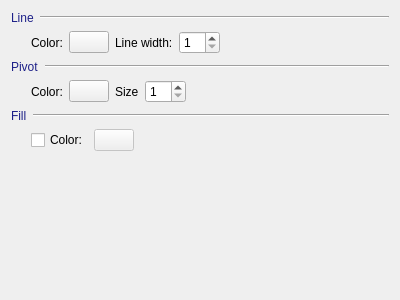
<?xml version="1.0" encoding="UTF-8"?>
<ui version="4.0">
 <class>CXPageBM2DPolygon</class>
 <widget class="CXBasePropertyPage" name="CXPageBM2DPolygon">
  <property name="geometry">
   <rect>
    <x>0</x>
    <y>0</y>
    <width>400</width>
    <height>300</height>
   </rect>
  </property>
  <property name="windowTitle">
   <string>CXPageBM2DPolygon</string>
  </property>
  <layout class="QVBoxLayout" name="verticalLayout">
   <item>
    <layout class="QHBoxLayout" name="horizontalLayout">
     <item>
      <widget class="QLabel" name="label">
       <property name="sizePolicy">
        <sizepolicy hsizetype="Fixed" vsizetype="Fixed">
         <horstretch>0</horstretch>
         <verstretch>0</verstretch>
        </sizepolicy>
       </property>
       <property name="styleSheet">
        <string notr="true">color: rgb(29, 32, 136);</string>
       </property>
       <property name="text">
        <string>Line</string>
       </property>
      </widget>
     </item>
     <item>
      <widget class="Line" name="line">
       <property name="orientation">
        <enum>Qt::Horizontal</enum>
       </property>
      </widget>
     </item>
    </layout>
   </item>
   <item>
    <layout class="QHBoxLayout" name="horizontalLayout_5">
     <item>
      <spacer name="horizontalSpacer">
       <property name="orientation">
        <enum>Qt::Horizontal</enum>
       </property>
       <property name="sizeType">
        <enum>QSizePolicy::Fixed</enum>
       </property>
       <property name="sizeHint" stdset="0">
        <size>
         <width>20</width>
         <height>20</height>
        </size>
       </property>
      </spacer>
     </item>
     <item>
      <widget class="QLabel" name="label_5">
       <property name="sizePolicy">
        <sizepolicy hsizetype="Fixed" vsizetype="Preferred">
         <horstretch>0</horstretch>
         <verstretch>0</verstretch>
        </sizepolicy>
       </property>
       <property name="text">
        <string>Color:</string>
       </property>
      </widget>
     </item>
     <item>
      <widget class="CXButtonColorEdit" name="m_colorBtnLine">
       <property name="text">
        <string/>
       </property>
      </widget>
     </item>
     <item>
      <widget class="QLabel" name="label_6">
       <property name="text">
        <string>Line width:</string>
       </property>
      </widget>
     </item>
     <item>
      <widget class="QSpinBox" name="m_spinBoxLineWidth">
       <property name="minimum">
        <number>1</number>
       </property>
      </widget>
     </item>
     <item>
      <spacer name="horizontalSpacer_2">
       <property name="orientation">
        <enum>Qt::Horizontal</enum>
       </property>
       <property name="sizeHint" stdset="0">
        <size>
         <width>40</width>
         <height>20</height>
        </size>
       </property>
      </spacer>
     </item>
    </layout>
   </item>
   <item>
    <layout class="QHBoxLayout" name="horizontalLayout_2">
     <item>
      <widget class="QLabel" name="label_2">
       <property name="sizePolicy">
        <sizepolicy hsizetype="Fixed" vsizetype="Fixed">
         <horstretch>0</horstretch>
         <verstretch>0</verstretch>
        </sizepolicy>
       </property>
       <property name="styleSheet">
        <string notr="true">color: rgb(29, 32, 136);</string>
       </property>
       <property name="text">
        <string>Pivot</string>
       </property>
      </widget>
     </item>
     <item>
      <widget class="Line" name="line_2">
       <property name="orientation">
        <enum>Qt::Horizontal</enum>
       </property>
      </widget>
     </item>
    </layout>
   </item>
   <item>
    <layout class="QHBoxLayout" name="horizontalLayout_6">
     <item>
      <spacer name="horizontalSpacer_3">
       <property name="orientation">
        <enum>Qt::Horizontal</enum>
       </property>
       <property name="sizeType">
        <enum>QSizePolicy::Fixed</enum>
       </property>
       <property name="sizeHint" stdset="0">
        <size>
         <width>20</width>
         <height>20</height>
        </size>
       </property>
      </spacer>
     </item>
     <item>
      <widget class="QLabel" name="label_7">
       <property name="sizePolicy">
        <sizepolicy hsizetype="Fixed" vsizetype="Preferred">
         <horstretch>0</horstretch>
         <verstretch>0</verstretch>
        </sizepolicy>
       </property>
       <property name="text">
        <string>Color:</string>
       </property>
      </widget>
     </item>
     <item>
      <widget class="CXButtonColorEdit" name="m_colorBtnPivot">
       <property name="text">
        <string/>
       </property>
      </widget>
     </item>
     <item>
      <widget class="QLabel" name="label_8">
       <property name="text">
        <string>Size</string>
       </property>
      </widget>
     </item>
     <item>
      <widget class="QSpinBox" name="m_spinBoxPivotSize">
       <property name="minimum">
        <number>1</number>
       </property>
      </widget>
     </item>
     <item>
      <spacer name="horizontalSpacer_4">
       <property name="orientation">
        <enum>Qt::Horizontal</enum>
       </property>
       <property name="sizeHint" stdset="0">
        <size>
         <width>40</width>
         <height>20</height>
        </size>
       </property>
      </spacer>
     </item>
    </layout>
   </item>
   <item>
    <layout class="QHBoxLayout" name="horizontalLayout_3">
     <item>
      <widget class="QLabel" name="label_3">
       <property name="sizePolicy">
        <sizepolicy hsizetype="Fixed" vsizetype="Fixed">
         <horstretch>0</horstretch>
         <verstretch>0</verstretch>
        </sizepolicy>
       </property>
       <property name="styleSheet">
        <string notr="true">color: rgb(29, 32, 136);</string>
       </property>
       <property name="text">
        <string>Fill</string>
       </property>
      </widget>
     </item>
     <item>
      <widget class="Line" name="line_3">
       <property name="orientation">
        <enum>Qt::Horizontal</enum>
       </property>
      </widget>
     </item>
    </layout>
   </item>
   <item>
    <layout class="QHBoxLayout" name="horizontalLayout_4">
     <item>
      <spacer name="horizontalSpacer_6">
       <property name="orientation">
        <enum>Qt::Horizontal</enum>
       </property>
       <property name="sizeType">
        <enum>QSizePolicy::Fixed</enum>
       </property>
       <property name="sizeHint" stdset="0">
        <size>
         <width>20</width>
         <height>20</height>
        </size>
       </property>
      </spacer>
     </item>
     <item>
      <widget class="QCheckBox" name="m_cbFill">
       <property name="text">
        <string>Color:</string>
       </property>
      </widget>
     </item>
     <item>
      <widget class="CXButtonColorEdit" name="m_colorBtnFill">
       <property name="enabled">
        <bool>false</bool>
       </property>
       <property name="sizePolicy">
        <sizepolicy hsizetype="Preferred" vsizetype="Fixed">
         <horstretch>0</horstretch>
         <verstretch>0</verstretch>
        </sizepolicy>
       </property>
       <property name="text">
        <string/>
       </property>
      </widget>
     </item>
     <item>
      <widget class="CXSliderSpinWidget" name="m_widgetAlpha" native="true">
       <property name="enabled">
        <bool>false</bool>
       </property>
      </widget>
     </item>
     <item>
      <spacer name="horizontalSpacer_5">
       <property name="orientation">
        <enum>Qt::Horizontal</enum>
       </property>
       <property name="sizeHint" stdset="0">
        <size>
         <width>40</width>
         <height>20</height>
        </size>
       </property>
      </spacer>
     </item>
    </layout>
   </item>
   <item>
    <spacer name="verticalSpacer">
     <property name="orientation">
      <enum>Qt::Vertical</enum>
     </property>
     <property name="sizeHint" stdset="0">
      <size>
       <width>20</width>
       <height>40</height>
      </size>
     </property>
    </spacer>
   </item>
  </layout>
 </widget>
 <layoutdefault spacing="6" margin="11"/>
 <customwidgets>
  <customwidget>
   <class>CXBasePropertyPage</class>
   <extends>QWidget</extends>
   <header>xbasepropertypage.h</header>
   <container>1</container>
  </customwidget>
  <customwidget>
   <class>CXButtonColorEdit</class>
   <extends>QPushButton</extends>
   <header>xbuttoncoloredit.h</header>
  </customwidget>
  <customwidget>
   <class>CXSliderSpinWidget</class>
   <extends>QWidget</extends>
   <header>xsliderspinwidget.h</header>
   <container>1</container>
  </customwidget>
 </customwidgets>
 <resources/>
 <connections>
  <connection>
   <sender>m_cbFill</sender>
   <signal>toggled(bool)</signal>
   <receiver>m_colorBtnFill</receiver>
   <slot>setEnabled(bool)</slot>
   <hints>
    <hint type="sourcelabel">
     <x>54</x>
     <y>147</y>
    </hint>
    <hint type="destinationlabel">
     <x>117</x>
     <y>150</y>
    </hint>
   </hints>
  </connection>
  <connection>
   <sender>m_cbFill</sender>
   <signal>toggled(bool)</signal>
   <receiver>m_widgetAlpha</receiver>
   <slot>setEnabled(bool)</slot>
   <hints>
    <hint type="sourcelabel">
     <x>61</x>
     <y>146</y>
    </hint>
    <hint type="destinationlabel">
     <x>131</x>
     <y>146</y>
    </hint>
   </hints>
  </connection>
 </connections>
</ui>
